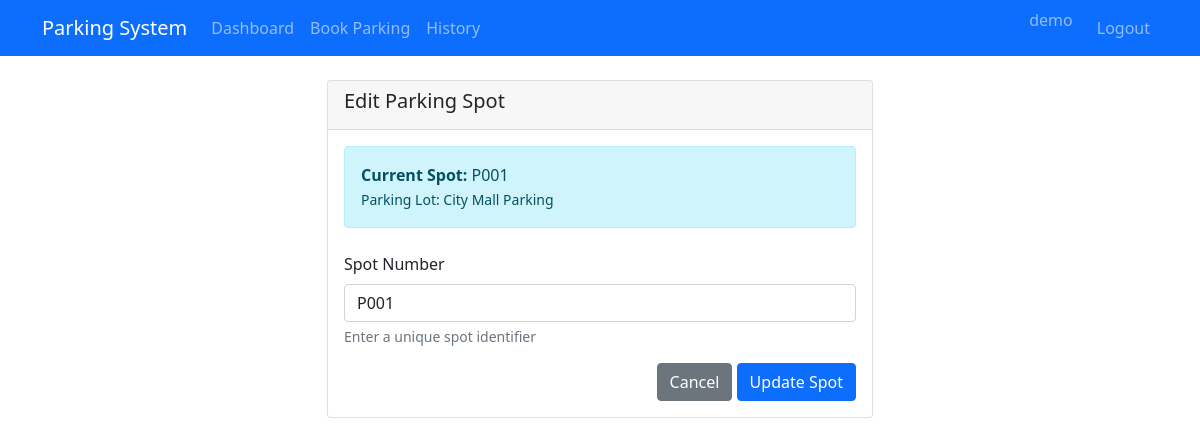
The page /admin/edit-spot-form/1 (signed in) on the database its author committed.
### models/database.py (models this page shows)
class ParkingSpot(db.Model):
    id = db.Column(db.Integer, primary_key=True)
    spot_number = db.Column(db.String(10), nullable=False)
    lot_id = db.Column(db.Integer, db.ForeignKey('parking_lot.id'), nullable=False)
    status = db.Column(db.String(1), default='A', nullable=False)  # A=Available, O=Occupied
    reservations = db.relationship('Reservation', backref='parking_spot', lazy=True, cascade='all, delete-orphan')

class ParkingLot(db.Model):
    id = db.Column(db.Integer, primary_key=True)
    location_name = db.Column(db.String(100), nullable=False)
    address = db.Column(db.Text, nullable=False)
    pin_code = db.Column(db.String(10), nullable=False)
    price_per_hour = db.Column(db.Float, nullable=False)
    max_spots = db.Column(db.Integer, nullable=False)
    available_spots = db.Column(db.Integer, nullable=False)
    created_at = db.Column(db.DateTime, default=datetime.utcnow)
    spots = db.relationship('ParkingSpot', backref='parking_lot', lazy=True, cascade='all, delete-orphan')

### controllers/admin_controller.py (the view)
@admin_bp.route('/admin/edit-spot-form/<int:spot_id>')
def edit_spot_form(spot_id):
    if 'admin_id' not in session:
        return redirect(url_for('main.login'))
    spot = ParkingSpot.query.get_or_404(spot_id)
    return render_template('admin_edit_spot.html', spot=spot)

### templates/admin_edit_spot.html (shortened to what this page needs)
{% extends "base.html" %}
{% block content %}
<div class="row justify-content-center">
    <div class="col-md-6">
        <div class="card">
            <div class="card-header">
                <h5>Edit Parking Spot</h5>
            </div>
            <div class="card-body">
                <div class="alert alert-info mb-4">
                    <strong>Current Spot:</strong> {{ spot.spot_number }}
                    <br><small>Parking Lot: {{ spot.parking_lot.location_name }}</small>
                </div>
                <form method="POST" action="{{ url_for('admin.edit_spot', spot_id=spot.id) }}">
                    <div class="mb-3">
                        <label for="spot_number" class="form-label">Spot Number</label>
                        <input type="text" class="form-control" id="spot_number" name="spot_number"
                               value="{{ spot.spot_number }}" required>
                        <div class="form-text">Enter a unique spot identifier</div>
                    </div>
                    <div class="text-end">
                        <a href="{{ url_for('admin.view_spots', lot_id=spot.parking_lot.id) }}" class="btn btn-secondary">Cancel</a>
                        <button type="submit" class="btn btn-primary">Update Spot</button>
                    </div>
                </form>
            </div>
        </div>
    </div>
</div>
{% endblock %}

### rows shown on the page
ParkingSpot: spot_number "P001"
ParkingLot: parking_lot.location_name "City Mall Parking"

### other values the page prints
{{ session.user_name }} "demo"
